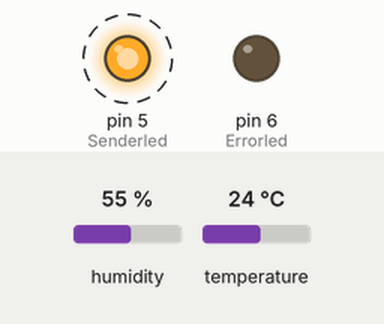
This sketch was run on a simulated Arduino Uno, built with avr-gcc and run on an emulated ATmega328P. Shown: output pins drawn as LEDs (lit = HIGH). Dashed ring = blinking. Inputs (shaded band) come from the test bench; at power-on: humidity 55 %, temperature 24 °C. No radio packets arrive unless stated; what the sketch prints to the serial monitor is not drawn.

Above: at 0.3 s.
Timing chart, 0 to 6.0 s (numbered marks = the images above):
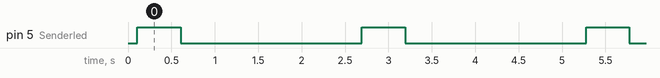

Measured:
- by itself, pin 5 (Senderled): alternates HIGH for 0.50 s and LOW for 2.1 s

The sketch:

Wireless_Weather_Monitoring_Sender.ino
```cpp
#include <SPI.h>
#include <LoRa.h>
#include <DHT.h>

// Define DHT11 sensor pin and type
#define DHTPIN 7      // Pin connected to DHT11
#define DHTTYPE DHT11 // DHT11 sensor type

// Initialize DHT sensor
DHT dht(DHTPIN, DHTTYPE);

int counter = 0;
int Senderled = 5;
int Errorled = 6;

void setup() {
  Serial.begin(9600);
  while (!Serial);

  Serial.println("LoRa Sender");
  pinMode(Senderled, OUTPUT);
  pinMode(Errorled, OUTPUT);
  digitalWrite(Senderled, LOW);
  digitalWrite(Errorled, LOW);

  // Initialize DHT sensor
  dht.begin();

  // Initialize LoRa
  if (!LoRa.begin(915E6)) {
    Serial.println("Starting LoRa failed!");
    digitalWrite(Errorled, HIGH);
    delay(2000);
    while (1);
  }
}

void loop() {
  digitalWrite(Senderled, LOW);
  digitalWrite(Errorled, LOW);

  // Read temperature and humidity from DHT11 sensor
  float temperature = dht.readTemperature();
  float humidity = dht.readHumidity();

  // Check if readings are valid
  if (isnan(temperature) || isnan(humidity)) {
    Serial.println("Failed to read from DHT sensor!");
    digitalWrite(Errorled, HIGH);
    delay(2000);
    return;
  }

  // Print readings to Serial Monitor
  Serial.print("Temperature: ");
  Serial.print(temperature);
  Serial.print(" °C, Humidity: ");
  Serial.print(humidity);
  Serial.println(" %");

  // Send data via LoRa
  Serial.print("Sending packet: ");
  Serial.println(counter);

  LoRa.beginPacket();
  LoRa.print("Temp: ");
  LoRa.print(temperature);
  LoRa.print(" °C, Humidity: ");
  LoRa.print(humidity);
  LoRa.print(" %, Counter: ");
  LoRa.print(counter);
  LoRa.endPacket();

  // Indicate successful sending with LED
  digitalWrite(Senderled, HIGH);
  delay(500);
  digitalWrite(Senderled, LOW);

  counter++;
  delay(2000);
}
```
